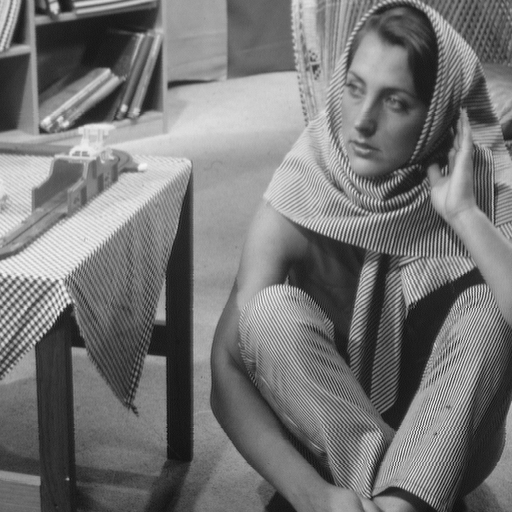
%> input picture Code1/barbara512.png, 512 x 512 px
$ octave demo_tv_denoise_dual_constrained.m   (GNU Octave 9; MATLAB toolbox functions it lacks are replaced by stand-ins)
%> lines starting %> are read from the running program, lines starting %| are printed output that depends on the picture
### Code1/make_derivatives.m
function [nabla,B,BtB] = make_derivatives(M,N)

%%%%%%%%%%%%%%%%%%%%%%%%%%%%%%%%%%%%%%%%%%
% Kxf
%%%%%%%%%%%%%%%%%%%%%%%%%%%%%%%%%%%%%%%%%%

row  = zeros(1,M*N*2);
col = zeros(1,M*N*2);
val  = zeros(1,M*N*2);

cnt = 1;

for y=1:M
  for x=1:N-1
    row(cnt) = y+(x-1)*M;
    col(cnt) = y+(x-1)*M;
    val(cnt) = -1;
    cnt = cnt+1;

    row(cnt) = y+(x-1)*M;
    col(cnt) = y+(x)*M;
    val(cnt) = 1;
    cnt = cnt+1;
  end
end
row = row(1:cnt-1);
col = col(1:cnt-1);
val = val(1:cnt-1);

nabla_x = sparse(row,col,val,M*N,M*N);

%%%%%%%%%%%%%%%%%%%%%%%%%%%%%%%%%%%%%%%%%%
% Kyf
%%%%%%%%%%%%%%%%%%%%%%%%%%%%%%%%%%%%%%%%%%

row  = zeros(1,M*N*2);
col = zeros(1,M*N*2);
val  = zeros(1,M*N*2);

cnt = 1;

for y=1:M-1
  for x=1:N
    row(cnt) = y+(x-1)*M;
    col(cnt) = y+(x-1)*M;
    val(cnt) = -1;
    cnt = cnt+1;

    row(cnt) = y+(x-1)*M;
    col(cnt) = y+(x-1)*M+1;
    val(cnt) = 1;
    cnt = cnt+1;
  end
end
row = row(1:cnt-1);
col = col(1:cnt-1);
val = val(1:cnt-1);

nabla_y = sparse(row,col,val,M*N,M*N);

nabla = [nabla_x; nabla_y];
B = nabla';
BtB = B*nabla;

### Code1/tv_denoise_dual_constrained.m
function [x_update,k,SNR,SSIM,PSNR,t2]= tv_denoise_dual_constrained(f_true,f,y0,lambda,gamma,iter,epsilon,a1)

 [m,n]=size(f);
% y =zeros(m,2*n);

y = y0;
k =1;

SNR = [];
primal_residual = [];


tic;
t1 = clock;

while k <= iter

% tic;
% t2 = clock;


%     x_update = proj_bound(f + gamma*div_image(y),0,255);
     x_update = (f + gamma*div_image(y));

    xd = diff_image(x_update);
    y1 = y + xd;

     yp = max(abs(y1)-lambda/gamma,0).*sign(y1);

   y_update = (1-a1)*y + a1 *( y1 - yp); % anisotropic total variation

      % [16 lines of commented-out code are left out]

        SNR(k)   = 20*log10(norm(f_true(:))/norm(f_true(:)-x_update(:)));
        SSIM = ssim(f_true,x_update);
         pr = xd - yp;
        primal_residual(k) = norm(pr(:));
      PSNR(k)   = 20*log10(sqrt(m*n)*255/norm(f_true(:)-x_update(:))) ;
   %     fval(k) = 0.5*norm(x_update-f)^2 + lambda*norm(D*x_update,1);


  %  time1(k) = etime(clock,t2);
   t2(k) = etime(clock,t1);

    if  norm(y_update(:)-y(:))/norm(y(:)) <= epsilon
        break;
    else
       y = y_update;
       k = k+1;
    end


% u=f+lamda*div(y1_update,y2_update,1);

% mse(k) = norm(f_true - u,'fro')^2/(m*n);

end
end

### Code1/demo_tv_denoise_dual_constrained.m

% [18 lines of commented-out code are left out]
 f = double(imread('barbara512','png'));
%> f: size 512x512 double; min 12, max 246, mean 117.4; mean of the top-left, top-right, bottom-left and bottom-right quarters 141.1, 126.4, 98.1, 103.9
% [13 lines of commented-out code are left out]

[m,n] = size(f);
%> m = 512; n = 512
D = make_derivatives(m,n);


% noise level
 sigma = 0.1;
%
% g = f + sqrt(sigma)*randn(m,n);
% load data_barbara512_30.mat;
% load boat512_30.mat;
% load data_lena512.mat;
% load goldhill512_30.mat;

% load text_001.mat;
% load text_005.mat;
% load text_01.mat;

% load building_15.mat;
load barbara_noise1_date.mat

%% image denoise
 epsilon = 1e-2;
 gamma = 0.11;
 a1 = 1;
 iter = 100;

% lambda =  [5.9:0.1:6.1]; % 0.22 for building 0.1 noise level

lambda = [2.7:0.1:3];

% lambda2 = [0.01:0.01:0.3]; % 0.9 for building 0.1 noise level
%
y0 = zeros(m,2*n);
%
%

%%
% [x_update,k,SNR,SSIM,PSNR,t1,t2]= tv_denoise_dual_constrained(f,g,y0,lambda,gamma,iter,epsilon,a1);


%%
SNR = cell(1,length(lambda));
SSIM = zeros(1,length(lambda));
x_update = cell(1,length(lambda));
PSNR = cell(1,length(lambda));
t = cell(1,length(lambda));
k = zeros(1,length(lambda));

tic
for i = 1:length(lambda)
[x_update{i},k(i),SNR{i},SSIM(i),PSNR{i},t{i}]= tv_denoise_dual_constrained(f,fn,y0,lambda(i),gamma,iter,epsilon,a1);
end
%> after the loop, PSNR = 4 items; SNR = 4 items; SSIM = [0.362 0.362 0.361 0.361]; k = [31 32 32 32]; t = 4 items; x_update = 4 items
time = toc;
%
%
% [ms,is] = max(SNR);
%
% lambda(is)

%%
% [16 lines of commented-out code are left out]

figure(1);
plot(1:k(1),SNR{1},'k:',1:k(2),SNR{2},'y-.',1:k(3),SNR{3},'y-.',1:k(4),SNR{4},'g-.')
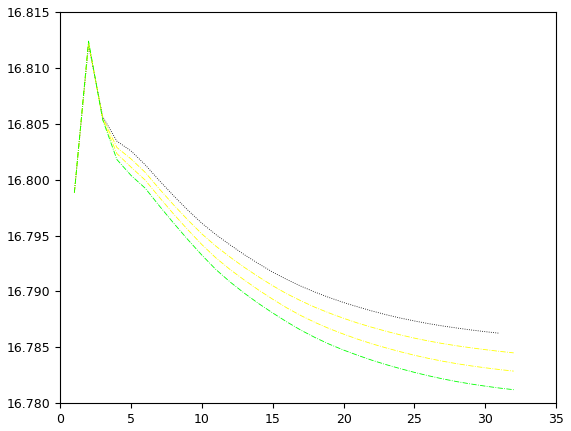
%> figure redrawn from the program's plot data; curve peaks at x = 2, y = 16.81

% [14 lines of commented-out code are left out]
